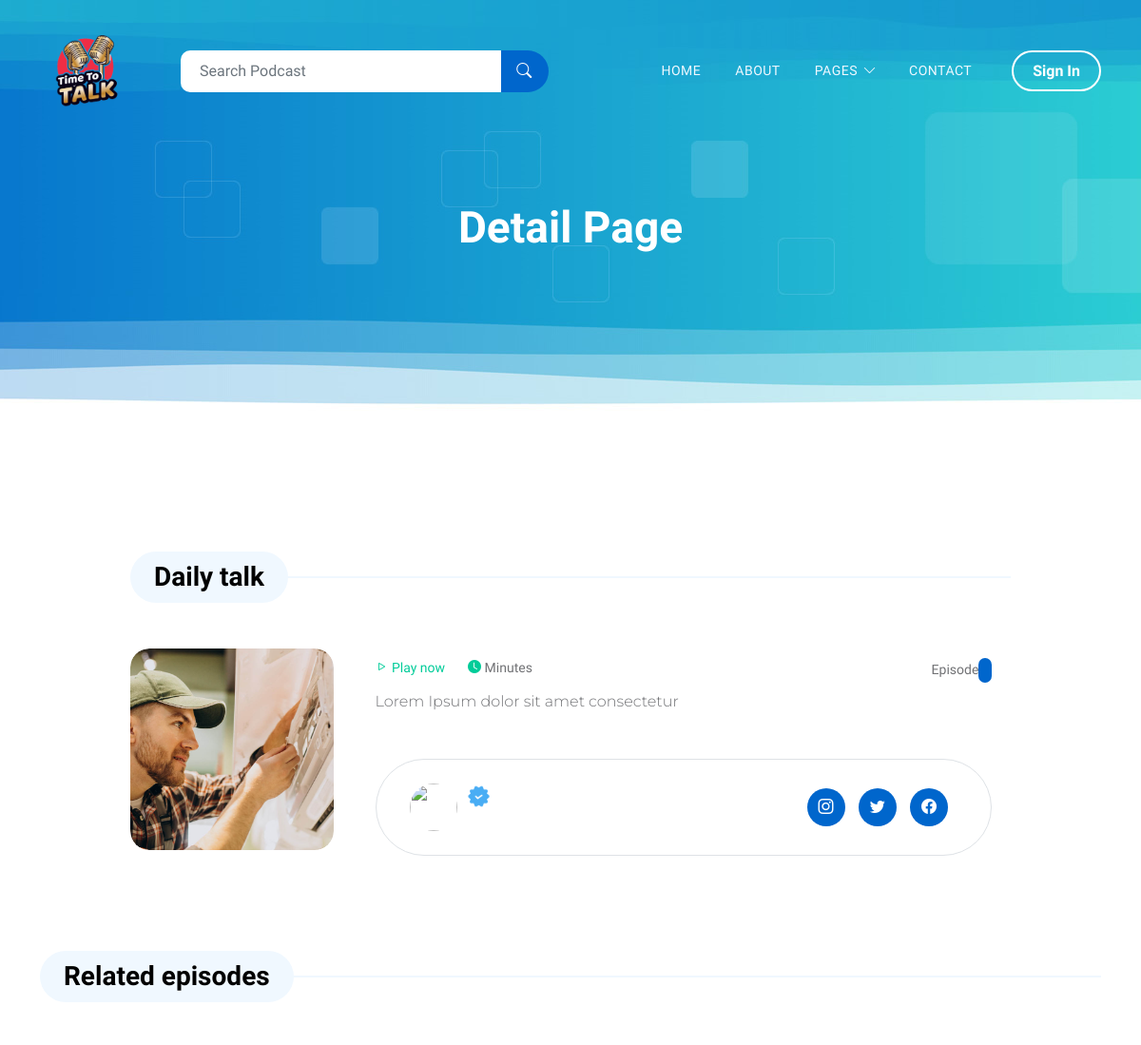
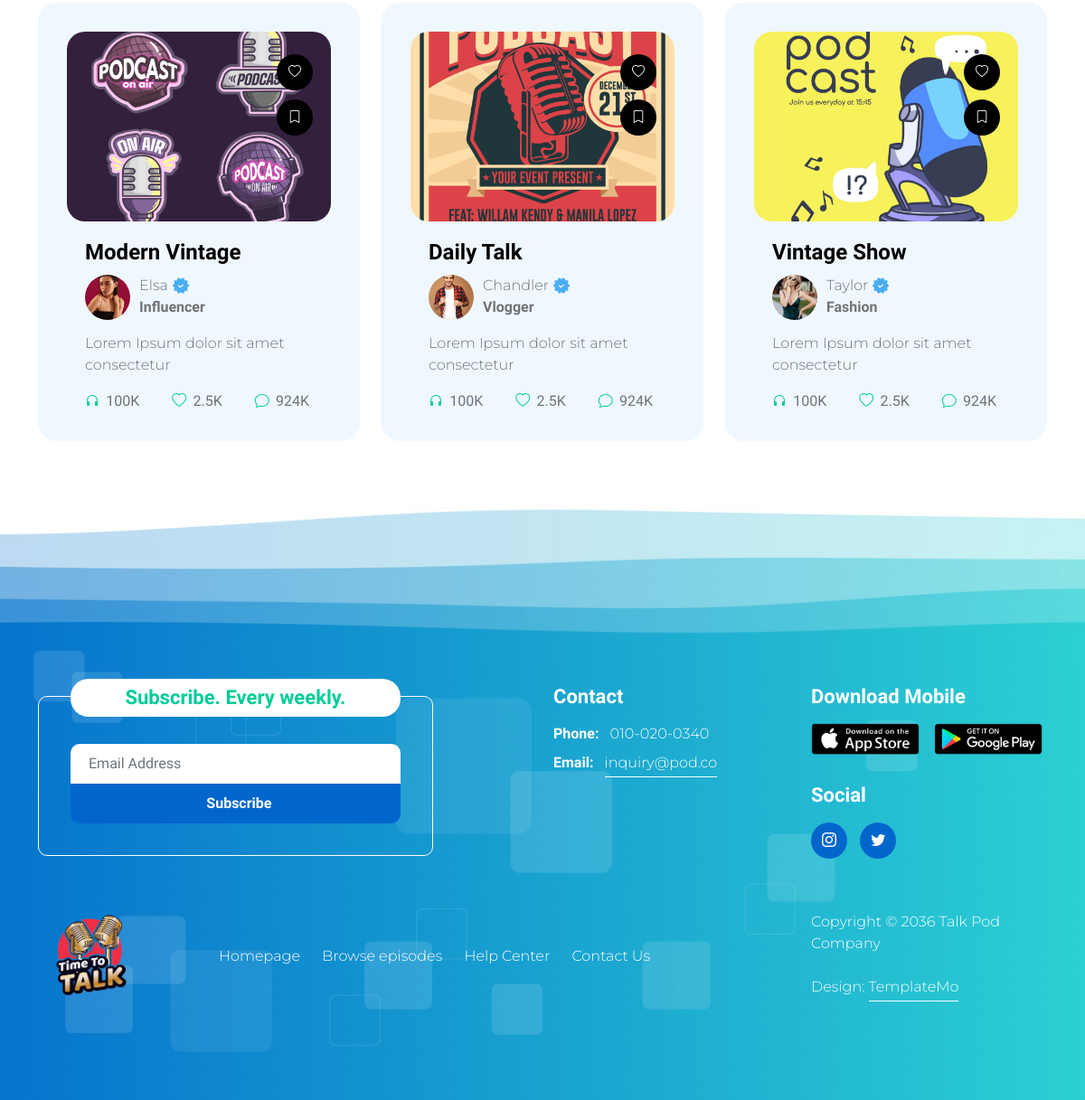
/detail_page/Technician, run on the app's committed database (2 pictures, top to bottom).
### pages/models.py (models this page shows, shortened)
class HomeGenre(models.Model):
    topic = models.CharField('HomeGenre topic', max_length=20)
    img = models.ImageField('HomeGenre image', upload_to='media')
    i_count = models.CharField('HomeGenre i_count', max_length=25)
    ''' Надпись сверху листинг страницы '''
    story = models.TextField('HomeGenre story')
    slug = models.SlugField('HomeGenre link', unique=True, blank=True)

class HomeEpisode(models.Model):
    homegenre = models.ForeignKey(HomeGenre, on_delete=models.CASCADE, related_name='Full_list')
    name = models.CharField('HomeEpisode name', max_length=40)
    img = models.ImageField('HomeEpisode image', upload_to='media/podcast_poster')
    info = models.CharField('HomeEpisode info', max_length=115)
    duration = models.PositiveIntegerField('HomeEpisode duration (min)')
    episode_count = models.PositiveIntegerField('HomeEpisode episode_count')
    author = models.CharField('HomeEpisode author', max_length=40, blank=False)
    author_info = models.CharField('HomeEpisode author_info', max_length=20)
    author_img = models.ImageField('HomeEpisode author_img', upload_to='media/home__auther')
    story = models.TextField('HomeGenre story')

### pages/views.py (the view)
# urls.py: path('detail_page/<slug:slug>', views.IndexDetailView.as_view(), name='detail_page'),
class IndexDetailView(DetailView):
    template_name = 'pages/detail-page.html'
    def get(self, request, slug):
        detail_genre_list = HomeGenre.objects.get(slug=slug)
        detail_episode_list = HomeEpisode.objects.all()[:3]
        return render(request, self.template_name, context={'detail_genre_list':detail_genre_list,
                                                            'detail_episode_list':detail_episode_list,
                                                            })

### pages/templates/pages/detail-page.html (shortened to what this page needs)
{% extends 'pages/base.html' %}
{% block body %}
            <header class="site-header d-flex flex-column justify-content-center align-items-center">
                <div class="container">
                    <div class="row">
                        <div class="col-lg-12 col-12 text-center">
                            <h2 class="mb-0">Detail Page</h2>
                        </div>
                    </div>
                </div>
            </header>
            <section class="latest-podcast-section section-padding pb-0" id="section_2">
                <div class="container">
                    <div class="row justify-content-center">
                        <div class="col-lg-10 col-12">
                            <div class="section-title-wrap mb-5">
                                <h4 class="section-title">Daily talk</h4>
                            </div>
                            <div class="row">
                                <div class="col-lg-3 col-12">
                                    <div class="custom-block-icon-wrap">
                                        <div class="custom-block-image-wrap custom-block-image-detail-page">
                                            <img src="{{ detail_genre_list.img.url }}" class="custom-block-image img-fluid" alt="">
                                        </div>
                                    </div>
                                </div>
                                <div class="col-lg-9 col-12">
                                    <div class="custom-block-info">
                                        <div class="custom-block-top d-flex mb-1">
                                            <small class="me-4">
                                                <a href="#">
                                                    <i class="bi-play"></i>
                                                    Play now
                                                </a>
                                            </small>
                                            <small>
                                                <i class="bi-clock-fill custom-icon"></i>
                                                {{ detail_genre_list.duration }} Minutes
                                            </small>
                                            <small class="ms-auto">Episode<span class="badge">{{ detail_genre_list.genre_count }}</span></small>
                                        </div>
                                        <p>{{ detail_genre_list.story }}</p>
                                        <div class="profile-block profile-detail-block d-flex flex-wrap align-items-center mt-5">
                                            <div class="d-flex mb-3 mb-lg-0 mb-md-0">
                                                <img src="{{ detail_genre_list.author_img.url }}" class="profile-block-image img-fluid" alt="">
                                                <p>
                                                    <img width="25px" src="../../../media/media/verified.png" class="owl-carousel-verified-image img-fluid" alt="">
                                                </p>
                                            </div>
                                            <ul class="social-icon ms-lg-auto ms-md-auto">
                                                <li class="social-icon-item">
                                                    <a href="https://instagram.com/" class="social-icon-link bi-instagram"></a>
                                                </li>
                                                <li class="social-icon-item">
                                                    <a href="https://twitter.com/" class="social-icon-link bi-twitter"></a>
                                                </li>
                                                <li class="social-icon-item">
                                                    <a href="https://facebook.com/" class="social-icon-link bi-facebook"></a>
                                                </li>
                                            </ul>
                                        </div>
                                    </div>
                                </div>
                            </div>
                        </div>
                    </div>
                </div>
            </section>
            <section class="related-podcast-section section-padding">
                <div class="container">
                    <div class="row">
                        <div class="col-lg-12 col-12">
                            <div class="section-title-wrap mb-5">
                                <h4 class="section-title">Related episodes</h4>
                            </div>
                        </div>
                        {% for i in detail_episode_list %}
                        <div class="col-lg-4 col-12">
                            <div class="custom-block custom-block-full">
                                <div class="custom-block-image-wrap">
                                        <img src="{{ i.img.url }}" class="custom-block-image img-fluid" alt="">
                                </div>
                                <div class="custom-block-info">
                                    <h5 class="mb-2">
                                            {{ i.name }}
                                    </h5>
                                    <div class="profile-block d-flex">
                                        <img src="{{ i.author_img.url }}" class="profile-block-image img-fluid" alt="">
                                        <p>
                                            {{ i.author }}
                                            <img src="../../../media/media/verified.png" class="verified-image img-fluid" alt="">
                                            <strong>{{ i.author_info }}</strong></p>
                                    </div>
                                    <p class="mb-0">{{ i.info }}</p>
                                    <div class="custom-block-bottom d-flex justify-content-between mt-3">
                                        <a href="#" class="bi-headphones me-1">
                                            <span>100k</span>
                                        </a>
                                        <a href="#" class="bi-heart me-1">
                                            <span>2.5k</span>
                                        </a>
                                        <a href="#" class="bi-chat me-1">
                                            <span>924k</span>
                                        </a>
                                    </div>
                                </div>
                                <div class="social-share d-flex flex-column ms-auto">
                                    <a href="#" class="badge ms-auto">
                                        <i class="bi-heart"></i>
                                    </a>
                                    <a href="#" class="badge ms-auto">
                                        <i class="bi-bookmark"></i>
                                    </a>
                                </div>
                            </div>
                        </div>
                        {% endfor %}
                    </div>
                </div>
            </section>
{% endblock %}

### data on the page
HomeGenre: img (picture), story "Lorem Ipsum dolor sit amet consectetur"
HomeEpisode: img (picture), name "Modern Vintage", author_img (picture), author "Elsa", author_info "Influencer", info "Lorem Ipsum dolor sit amet consectetur"
HomeEpisode: img (picture), name "Daily Talk", author_img (picture), author "Chandler", author_info "Vlogger", info "Lorem Ipsum dolor sit amet consectetur"
HomeEpisode: img (picture), name "Vintage Show", author_img (picture), author "Taylor", author_info "Fashion", info "Lorem Ipsum dolor sit amet consectetur"
